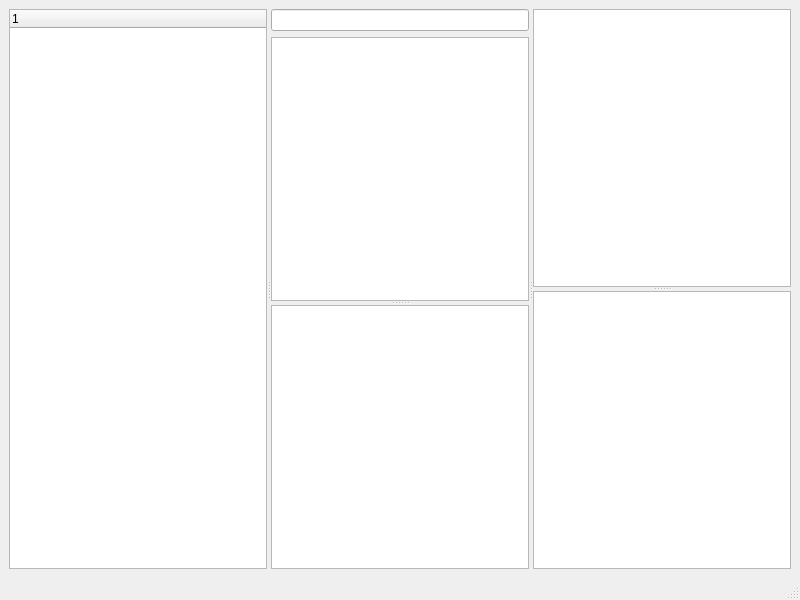
<?xml version="1.0" encoding="UTF-8"?>
<ui version="4.0">
 <class>MainWindow</class>
 <widget class="QMainWindow" name="MainWindow">
  <property name="geometry">
   <rect>
    <x>0</x>
    <y>0</y>
    <width>800</width>
    <height>600</height>
   </rect>
  </property>
  <property name="windowTitle">
   <string>HDF Guide</string>
  </property>
  <widget class="QWidget" name="centralwidget">
   <property name="sizePolicy">
    <sizepolicy hsizetype="Preferred" vsizetype="Preferred">
     <horstretch>0</horstretch>
     <verstretch>0</verstretch>
    </sizepolicy>
   </property>
   <layout class="QGridLayout" name="gridLayout">
    <item row="0" column="0">
     <widget class="QSplitter" name="leftSplitter">
      <property name="orientation">
       <enum>Qt::Horizontal</enum>
      </property>
      <widget class="GroupBrowserWidget" name="explorer">
       <property name="sizePolicy">
        <sizepolicy hsizetype="Minimum" vsizetype="Expanding">
         <horstretch>0</horstretch>
         <verstretch>0</verstretch>
        </sizepolicy>
       </property>
       <property name="acceptDrops">
        <bool>false</bool>
       </property>
       <property name="alternatingRowColors">
        <bool>true</bool>
       </property>
       <column>
        <property name="text">
         <string notr="true">1</string>
        </property>
       </column>
      </widget>
      <widget class="QWidget" name="mainwidget" native="true">
       <property name="sizePolicy">
        <sizepolicy hsizetype="Expanding" vsizetype="Expanding">
         <horstretch>0</horstretch>
         <verstretch>0</verstretch>
        </sizepolicy>
       </property>
       <layout class="QVBoxLayout" name="verticalLayout">
        <item>
         <widget class="DatasetSearchWidget" name="searchLineEdit">
          <property name="toolTip">
           <string/>
          </property>
          <property name="toolTipDuration">
           <number>0</number>
          </property>
          <property name="statusTip">
           <string/>
          </property>
          <property name="whatsThis">
           <string/>
          </property>
          <property name="autoFillBackground">
           <bool>false</bool>
          </property>
          <property name="placeholderText">
           <string/>
          </property>
          <property name="clearButtonEnabled">
           <bool>true</bool>
          </property>
         </widget>
        </item>
        <item>
         <widget class="QSplitter" name="centralSplitter">
          <property name="sizePolicy">
           <sizepolicy hsizetype="Expanding" vsizetype="Preferred">
            <horstretch>0</horstretch>
            <verstretch>0</verstretch>
           </sizepolicy>
          </property>
          <property name="orientation">
           <enum>Qt::Vertical</enum>
          </property>
          <property name="opaqueResize">
           <bool>true</bool>
          </property>
          <widget class="TerminalWidget" name="console"/>
          <widget class="QStackedWidget" name="stackedWidget">
           <widget class="AnalysisViewWidget" name="editor"/>
           <widget class="QTableView" name="data">
            <property name="alternatingRowColors">
             <bool>true</bool>
            </property>
           </widget>
          </widget>
         </widget>
        </item>
       </layout>
      </widget>
      <widget class="QWidget" name="preview" native="true">
       <property name="sizePolicy">
        <sizepolicy hsizetype="Expanding" vsizetype="Expanding">
         <horstretch>0</horstretch>
         <verstretch>0</verstretch>
        </sizepolicy>
       </property>
       <layout class="QVBoxLayout" name="verticalLayout">
        <item>
         <widget class="QSplitter" name="middleSplitter">
          <property name="sizePolicy">
           <sizepolicy hsizetype="Expanding" vsizetype="Preferred">
            <horstretch>0</horstretch>
            <verstretch>0</verstretch>
           </sizepolicy>
          </property>
          <property name="orientation">
           <enum>Qt::Vertical</enum>
          </property>
          <property name="opaqueResize">
           <bool>true</bool>
          </property>
          <widget class="DatasetPreviewWidget" name="summary">
           <property name="sizePolicy">
            <sizepolicy hsizetype="Minimum" vsizetype="Expanding">
             <horstretch>0</horstretch>
             <verstretch>0</verstretch>
            </sizepolicy>
           </property>
           <property name="acceptDrops">
            <bool>true</bool>
           </property>
          </widget>
          <widget class="AttributeTableWidget" name="attributes">
           <property name="alternatingRowColors">
            <bool>true</bool>
           </property>
          </widget>
         </widget>
        </item>
       </layout>
      </widget>
     </widget>
    </item>
   </layout>
  </widget>
  <widget class="QMenuBar" name="menubar">
   <property name="geometry">
    <rect>
     <x>0</x>
     <y>0</y>
     <width>800</width>
     <height>21</height>
    </rect>
   </property>
   <property name="defaultUp">
    <bool>false</bool>
   </property>
   <property name="nativeMenuBar">
    <bool>true</bool>
   </property>
  </widget>
  <widget class="QStatusBar" name="statusbar"/>
  <action name="actionAbout">
   <property name="text">
    <string>&amp;About</string>
   </property>
   <property name="menuRole">
    <enum>QAction::AboutRole</enum>
   </property>
  </action>
 </widget>
 <customwidgets>
  <customwidget>
   <class>AnalysisViewWidget</class>
   <extends>QTextEdit</extends>
   <header>AnalysisViewWidget.h</header>
  </customwidget>
  <customwidget>
   <class>TerminalWidget</class>
   <extends>QPlainTextEdit</extends>
   <header>TerminalWidget.h</header>
  </customwidget>
  <customwidget>
   <class>GroupBrowserWidget</class>
   <extends>QTreeWidget</extends>
   <header>GroupBrowserWidget.h</header>
  </customwidget>
  <customwidget>
   <class>DatasetPreviewWidget</class>
   <extends>QTextEdit</extends>
   <header>DatasetPreviewWidget.h</header>
  </customwidget>
  <customwidget>
   <class>AttributeTableWidget</class>
   <extends>QTableWidget</extends>
   <header>AttributeTableWidget.h</header>
  </customwidget>
  <customwidget>
   <class>DatasetSearchWidget</class>
   <extends>QLineEdit</extends>
   <header>DatasetSearchWidget.h</header>
  </customwidget>
 </customwidgets>
 <resources/>
 <connections>
  <connection>
   <sender>actionAbout</sender>
   <signal>triggered()</signal>
   <receiver>MainWindow</receiver>
   <slot>onAbout()</slot>
   <hints>
    <hint type="sourcelabel">
     <x>-1</x>
     <y>-1</y>
    </hint>
    <hint type="destinationlabel">
     <x>399</x>
     <y>299</y>
    </hint>
   </hints>
  </connection>
 </connections>
 <slots>
  <slot>onAbout()</slot>
 </slots>
</ui>
